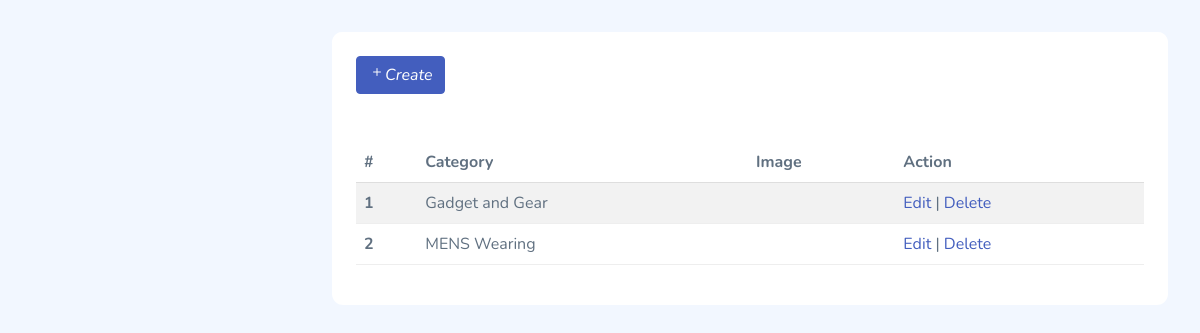
The app's page /admin/categories/index.php, older data.
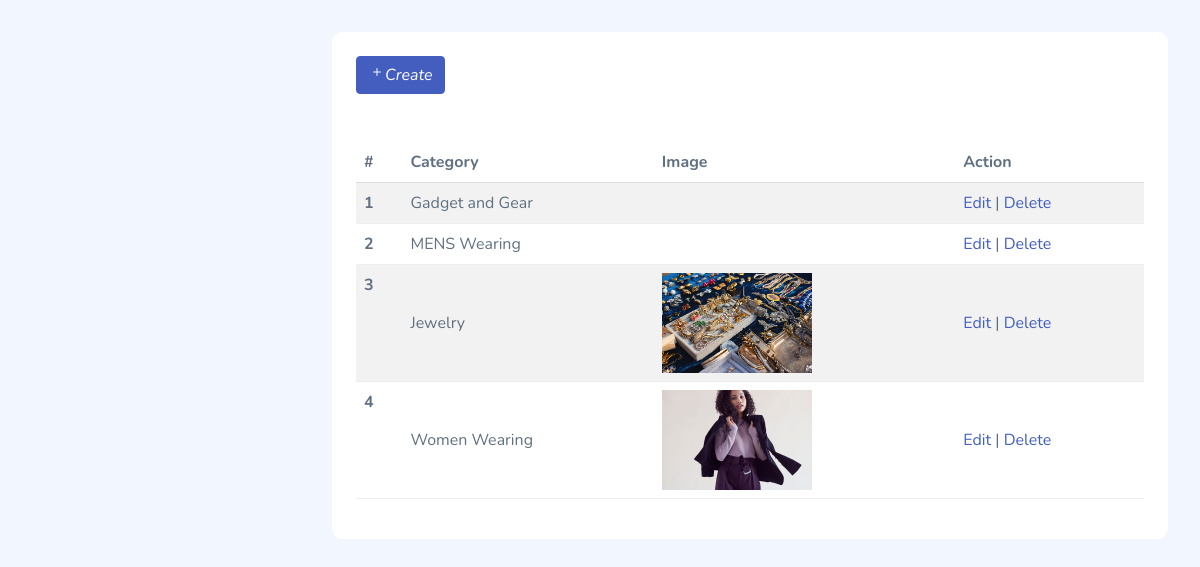
The same page, newer data.
### tables this page shows
CREATE TABLE `product_categories` (
  `category_id` int(11) NOT NULL,
  `category_name` varchar(255) NOT NULL,
  `category_slug` varchar(255) NOT NULL,
  `category_image` text DEFAULT NULL
);

### admin/categories/index.php (the view)
<?php require_once __DIR__ . '/../partials/header.php'; ?>
<?php
$sql = "SELECT * FROM product_categories";
$data = $connection->query($sql);
?>
<div class="card">
	<div class="card-header">
		<a href="create.php">
			<button class="btn btn-primary"><i class="bi bi-plus">Create</i></button>
		</a>
	</div>
	<div class="card-content">
		<div class="card-body">
			<table class="table table-striped">
				<thead>
					<tr>
						<th scope="col">#</th>
						<th scope="col">Category</th>
						<th scope="col">Image</th>
						<th scope="col">Action</th>
					</tr>
				</thead>
				<tbody>
					<?php
					$srl_num = 1;
					if ($data->num_rows > 0) :
						foreach ($data as $row) :
					?>
							<tr>
								<th scope="row"><?php echo $srl_num++; ?></th>
								<td><?php echo $row['category_name']; ?></td>
								<td><img src="func/<?php echo $row['category_image']; ?>" height="100px" alt=""></td>
								<td>
									<a href="edit.php?id=<?php echo $row['category_id']; ?>">Edit</a> | <a href="func/delete.php?id=<?php echo $row['category_id']; ?>">Delete</a>
								</td>
							</tr>
					<?php endforeach;
					endif ?>
				</tbody>
			</table>
		</div>
	</div>
</div>
</div>
<?php require_once '../partials/js_scripts.php' ?>
<?php require_once '../partials/footer.php' ?>

### admin/partials/header.php (shortened to what this page needs)
<!DOCTYPE html>
<html lang="en">
<head>
    <link rel="stylesheet" href="./../assets/css/bootstrap.css">
    <link rel="stylesheet" href="./../assets/vendors/iconly/bold.css">
    <link rel="stylesheet" href="./../assets/vendors/perfect-scrollbar/perfect-scrollbar.css">
    <link rel="stylesheet" href="./../assets/vendors/bootstrap-icons/bootstrap-icons.css">
    <link rel="stylesheet" href="./../assets/css/app.css">
    <link type="text/css" rel="stylesheet" href="./../assets/css/img_uploader/image-uploader.min.css">
</head>
<body>
    <div id="app">
        <div id="main">

### admin/partials/js_scripts.php (shortened to what this page needs)
</div>

### admin/partials/footer.php
</body>
</html>

### admin/assets/css/app.css (style rules this page uses)
.btn i,.btn svg { width:16px;height:16px }
.btn.btn-danger,.btn.btn-info,.btn.btn-primary,.btn.btn-secondary,.btn.btn-success,.btn.btn-warning { color:#fff }
.card { margin-bottom:2.2rem;border:none }
.card .card-header { border:none }
.card .card-content { position:relative }
.card .card-body { padding:1.5rem }
.dataTable-table td,.dataTable-table thead th,.table td,.table thead th { vertical-align:middle }
.dataTable-table:not(.table-borderless) thead th,.table:not(.table-borderless) thead th { border-bottom:1px solid #dedede!important }
.bi { width:1rem;height:1rem }
#main { margin-left:300px;padding:2rem }
a { text-decoration:none }

Row changes from the older to the newer data that the page shows:
added product_categories: category_name "Jewelry", category_image (picture)
added product_categories: category_name "Women Wearing", category_image (picture)
